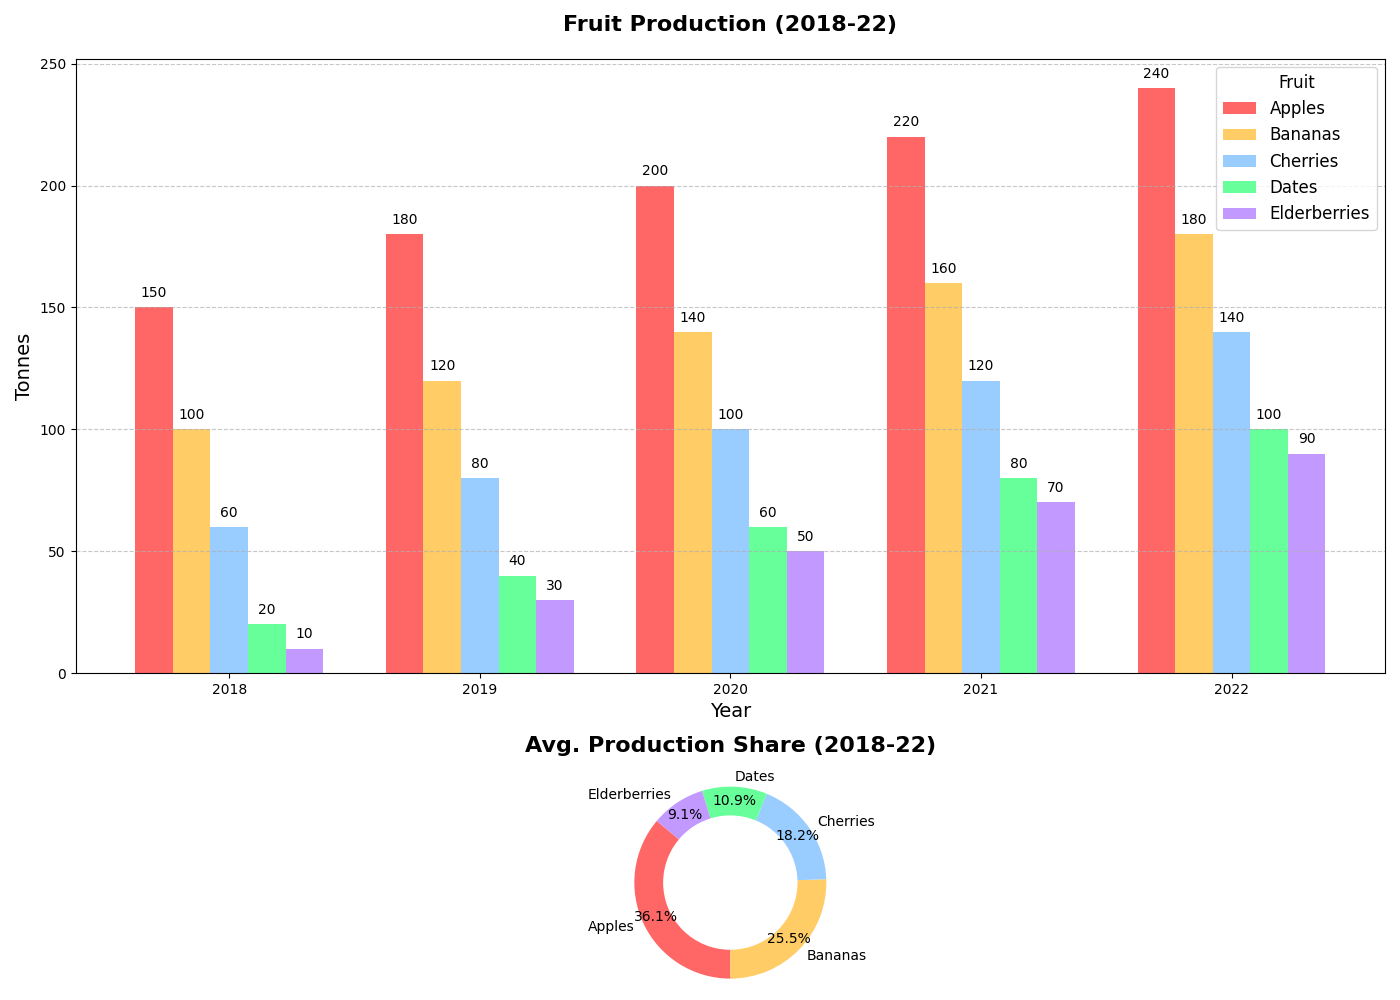

Write the Python code that produced this figure.
import matplotlib.pyplot as plt
import numpy as np

# Define fruit types and years
fruits = ["Apples", "Bananas", "Cherries", "Dates", "Elderberries"]
years = ["2018", "2019", "2020", "2021", "2022"]

# Data: Annual fruit production in tonnes
fruit_production = np.array([
    [150, 180, 200, 220, 240],  # Apples
    [100, 120, 140, 160, 180],  # Bananas
    [60, 80, 100, 120, 140],    # Cherries
    [20, 40, 60, 80, 100],      # Dates
    [10, 30, 50, 70, 90]        # Elderberries
])

# Calculate the average production per fruit over the years
average_production = np.mean(fruit_production, axis=1)

bar_width = 0.15
x = np.arange(len(years))

fig, axs = plt.subplots(nrows=2, ncols=1, figsize=(14, 10), gridspec_kw={'height_ratios': [3, 1]})
colors = ['#FF6666', '#FFCC66', '#99CCFF', '#66FF99', '#C299FF']

# Grouped Bar Chart for yearly fruit production
for i, fruit in enumerate(fruits):
    axs[0].bar(x + i * bar_width, fruit_production[i], width=bar_width, label=fruit, color=colors[i])

axs[0].set_title('Fruit Production (2018-22)', fontsize=16, fontweight='bold', pad=20)
axs[0].set_xlabel('Year', fontsize=14)
axs[0].set_ylabel('Tonnes', fontsize=14)
axs[0].set_xticks(x + bar_width * 2)
axs[0].set_xticklabels(years)
axs[0].legend(title='Fruit', fontsize=12, title_fontsize='12')
axs[0].grid(axis='y', linestyle='--', alpha=0.7)

# Add text annotations
for i in range(len(fruits)):
    for j in range(len(years)):
        axs[0].text(x[j] + i * bar_width, fruit_production[i, j] + 3, str(fruit_production[i, j]), ha='center', va='bottom', fontsize=10)

# Pie Chart for average fruit production
axs[1].pie(average_production, labels=fruits, colors=colors, autopct='%.1f%%', startangle=140, pctdistance=0.85)
axs[1].set_title('Avg. Production Share (2018-22)', fontsize=16, fontweight='bold', pad=20)

# Draw circle to make pie chart look like a donut
centre_circle = plt.Circle((0,0),0.70,fc='white')
fig.gca().add_artist(centre_circle)
axs[1].axis('equal')

plt.tight_layout()
plt.show()
